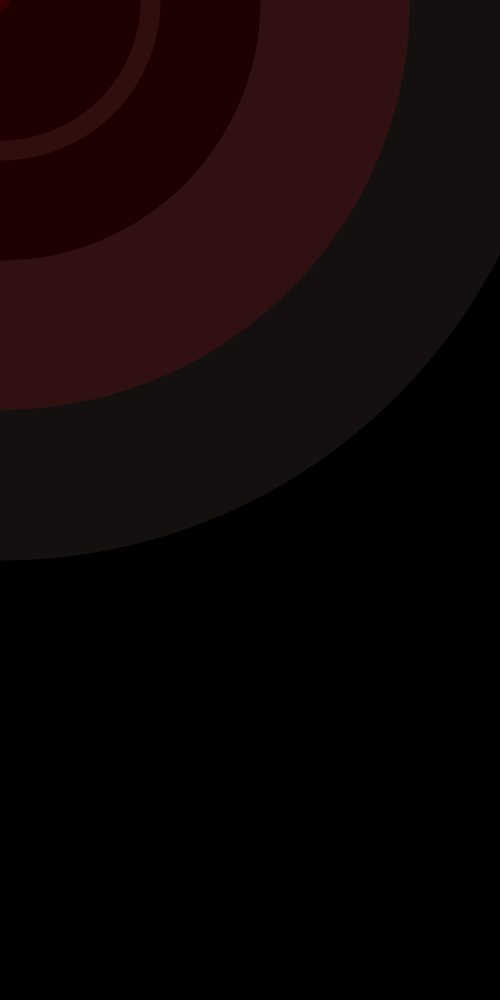
Frame 1 (no input)
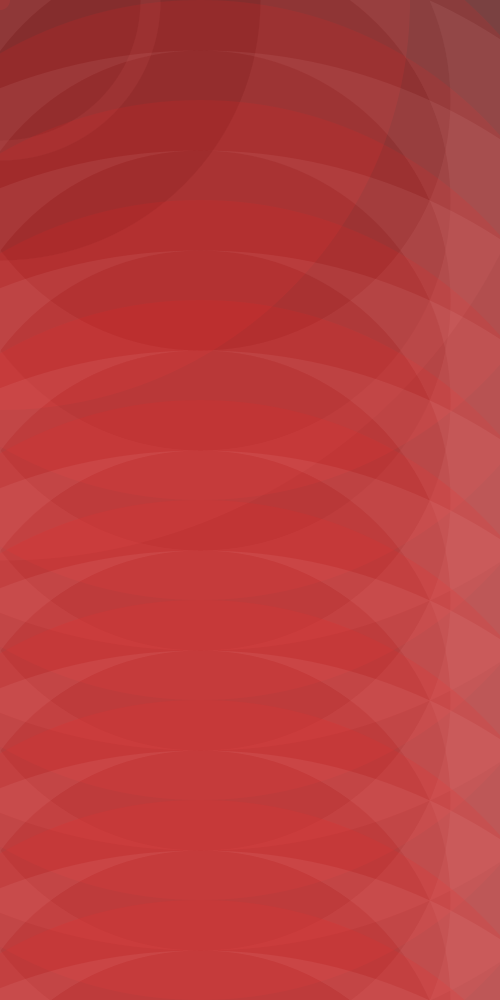
Frame 60 (the mouse pressed at the canvas centre just before this capture)
Frame 120 (the mouse held since frame 60 and released just before this capture): identical to frame 60, image omitted

The Processing sketch that drew these frames (run headless with seeded random() and noise(); from frame 60 on, the mouse is pressed at the canvas centre):

// Processing sketch: processing_32479
// ── processing_32479.pde

int x = 20 ;
float y = 0;
float ding = 0;
void setup(){

  size(500,1000);

  noFill();
  background (0);
  
  
}



void draw (){
 while (x<1000){
  fill(255,0,0,30);
  strokeWeight(300);
   stroke (255,200,200,20);
    ellipse ( y, ding ,x,x);
  x=x+ 800;
 }
  if (x > 500){
  y=0;
  ding = ding +100;
 }
 
 y=y+ 200
   ;
 x=0;
     

}
